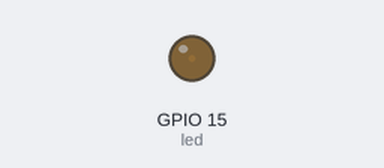
This sketch was run on a simulated ESP32. Parts: output pins drawn as LEDs (lit = HIGH).

Above: at 0.05 s.
At 3.45 s:
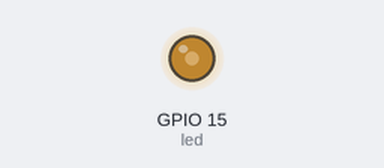
At 6.95 s:
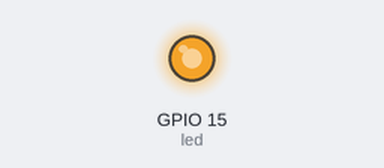
At 13.85 s:
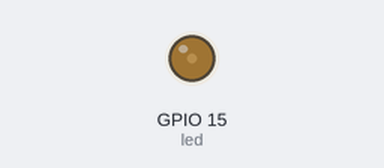
Timing chart, 0 to 20.0 s (numbered marks = the images above):
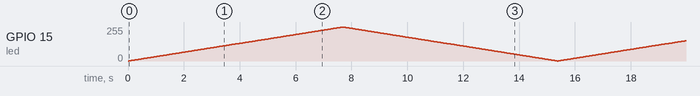

The sketch:

aula05.ino
```cpp
#define led 15

int freq=5000;
int resolucao=8;


void setup() {
  ledcAttach(led,freq,resolucao);
}


void loop() {
  for (int i=0;i<256;i++)
  {
    ledcWrite(led,i);
    delay(30);
  }
  for(int i=256;i>0;i--)
  {
    ledcWrite(led,i);
    delay(30);
  }
}
```
